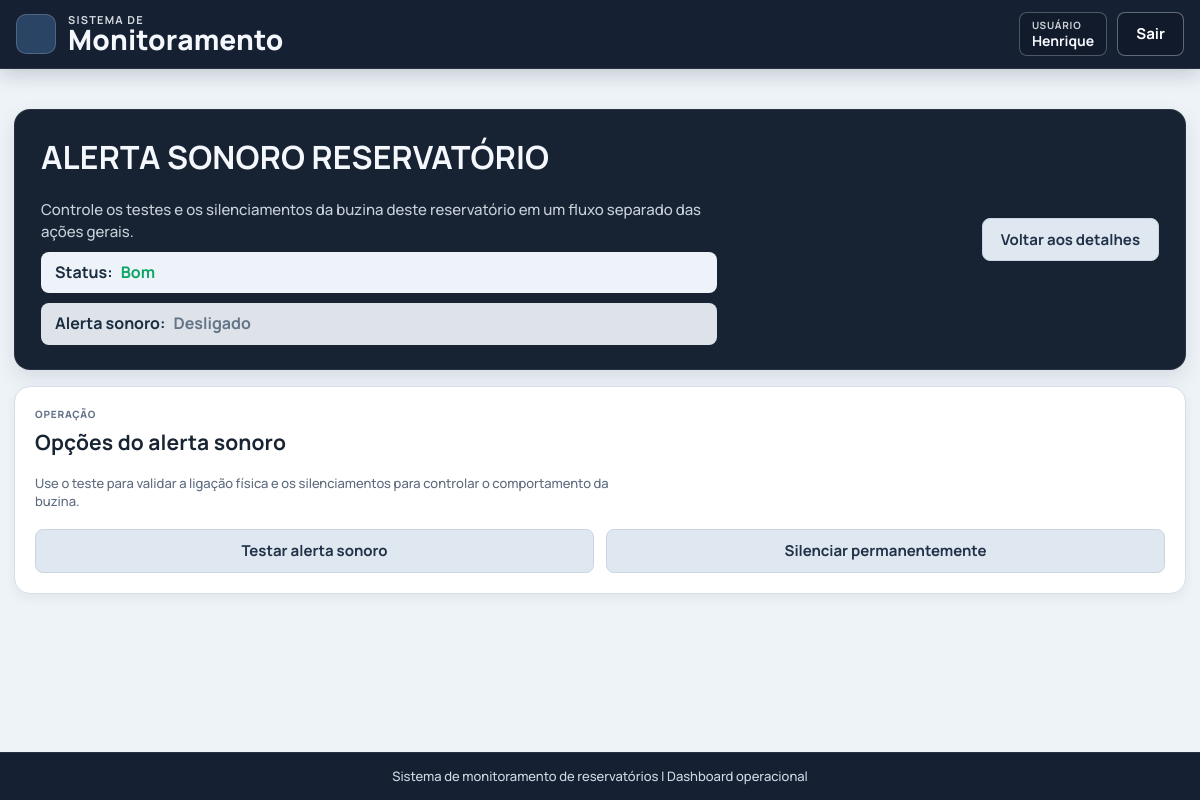
The page /reservatorios/8/alerta-sonoro/opcoes/ (signed in) on the database as committed earlier.
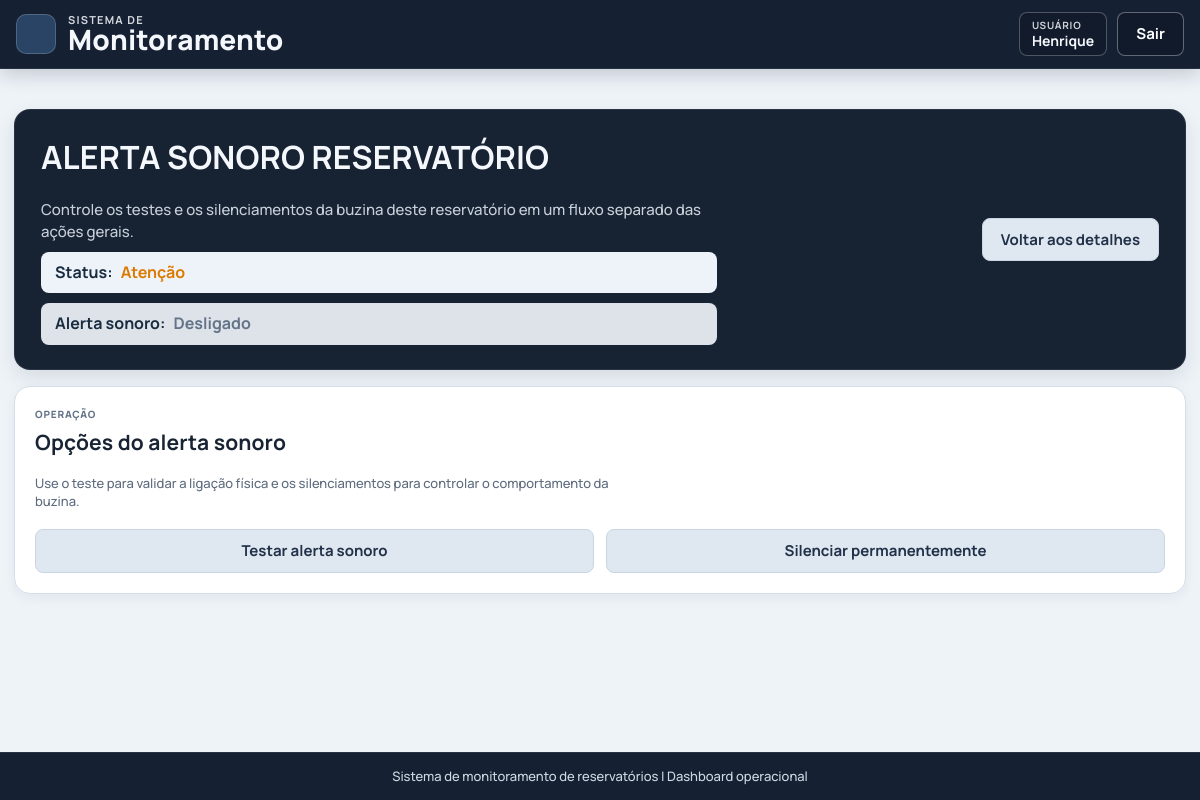
The same page on the database as committed later.
### app/models.py (models this page shows, shortened)
class Reservatorio(models.Model):
    STATUS_BOM = "bom"
    STATUS_ATENCAO = "atencao"
    STATUS_PERIGO = "perigo"
    FAIXA_PADRAO_PPM_TDS_MIN = 0.0
    FAIXA_PADRAO_PPM_TDS_MAX = 500.0
    FAIXA_PADRAO_NTU_TURBIDEZ_MIN = 0.0
    FAIXA_PADRAO_NTU_TURBIDEZ_MAX = 5.0
    FAIXA_PADRAO_CELSIUS_TEMPERATURA_MIN = 5.0
    FAIXA_PADRAO_CELSIUS_TEMPERATURA_MAX = 30.0
    FAIXA_PADRAO_PH_MIN = 6.0
    FAIXA_PADRAO_PH_MAX = 9.5
    META_PADRAO_PPM_TDS = 600.0
    META_PADRAO_NTU_TURBIDEZ = 1.5
    META_PADRAO_CELSIUS_TEMPERATURA = 25.0
    META_PADRAO_PH = 7.0
    ESP32_INTERVALO_ENVIO_NORMAL_PADRAO_S = 60
    ESP32_INTERVALO_ENVIO_CALIBRACAO_PADRAO_S = 5
    STATUS_CHOICES = (
        (STATUS_BOM, "Bom"),
        (STATUS_ATENCAO, "Atenção"),
        (STATUS_PERIGO, "Perigo"),
    )
    usuario = models.ForeignKey(
        settings.AUTH_USER_MODEL,
        on_delete=models.CASCADE,
        related_name="reservatorios",
    )
    nome = models.CharField(max_length=120, unique=True)
    status = models.CharField(max_length=20, choices=STATUS_CHOICES, default=STATUS_BOM)
    faixa_ppm_tds_min = models.FloatField(default=FAIXA_PADRAO_PPM_TDS_MIN)
    faixa_ppm_tds_max = models.FloatField(default=FAIXA_PADRAO_PPM_TDS_MAX)
    faixa_ntu_turbidez_min = models.FloatField(default=FAIXA_PADRAO_NTU_TURBIDEZ_MIN)
    faixa_ntu_turbidez_max = models.FloatField(default=FAIXA_PADRAO_NTU_TURBIDEZ_MAX)
    faixa_celsius_temperatura_min = models.FloatField(default=FAIXA_PADRAO_CELSIUS_TEMPERATURA_MIN)
    faixa_celsius_temperatura_max = models.FloatField(default=FAIXA_PADRAO_CELSIUS_TEMPERATURA_MAX)
    faixa_ph_min = models.FloatField(default=FAIXA_PADRAO_PH_MIN)
    faixa_ph_max = models.FloatField(default=FAIXA_PADRAO_PH_MAX)
    meta_ppm_tds = models.FloatField(default=META_PADRAO_PPM_TDS)
    meta_ntu_turbidez = models.FloatField(default=META_PADRAO_NTU_TURBIDEZ)
    meta_celsius_temperatura = models.FloatField(default=META_PADRAO_CELSIUS_TEMPERATURA)
    meta_ph = models.FloatField(default=META_PADRAO_PH)
    esp32_intervalo_envio_normal_s = models.PositiveIntegerField(
        default=ESP32_INTERVALO_ENVIO_NORMAL_PADRAO_S,
    )
    esp32_intervalo_envio_calibracao_s = models.PositiveIntegerField(
        default=ESP32_INTERVALO_ENVIO_CALIBRACAO_PADRAO_S,
    )
    alerta_sonoro_silenciado = models.BooleanField(default=False)
    alerta_sonoro_silenciado_permanente = models.BooleanField(default=False)
    alerta_sonoro_teste_ate = models.DateTimeField(null=True, blank=True)
    created_at = models.DateTimeField(auto_now_add=True)
    updated_at = models.DateTimeField(auto_now=True)
    class Meta:
        ordering = ["nome"]
    @classmethod
    def obter_por_id(cls, reservatorio_id, usuario=None):
        reservatorio_id = cls._normalizar_id(reservatorio_id)
        if reservatorio_id is None:
            return None
        queryset = cls.objects.filter(id=reservatorio_id)
        if usuario is not None:
            queryset = queryset.filter(usuario=usuario)
        return queryset.first()
    def garantir_pontos_monitoramento(self):
        possui_ponto = self.pontos_monitoramento.filter(
            tipo__in=PontoMonitoramento.TIPOS_COMPATIVEIS,
        ).exists()
        if possui_ponto:
            return
        PontoMonitoramento.objects.get_or_create(
            reservatorio=self,
            tipo=PontoMonitoramento.TIPO_UNICO,
        )
    def obter_ponto_monitoramento(self, tipo):
        tipo_normalizado = PontoMonitoramento.normalizar_tipo(tipo)
        queryset = self.pontos_monitoramento.all()
        if tipo_normalizado == PontoMonitoramento.TIPO_UNICO:
            for tipo_compativel in PontoMonitoramento.TIPOS_COMPATIVEIS:
                ponto = queryset.filter(tipo=tipo_compativel).first()
                if ponto is not None:
                    return ponto
        return queryset.filter(tipo=tipo_normalizado).first()
    def sincronizar_status_pelo_ponto(self):
        ponto = self.obter_ponto_monitoramento(PontoMonitoramento.TIPO_UNICO)
        status_final = self.STATUS_BOM
        if ponto is not None and ponto.status_atual:
            status_final = ponto.status_atual
        campos_para_salvar = []
        if self.status != status_final:
            self.status = status_final
            campos_para_salvar.append("status")
        if status_final != self.STATUS_PERIGO and self.alerta_sonoro_silenciado:
            self.alerta_sonoro_silenciado = False
            campos_para_salvar.append("alerta_sonoro_silenciado")
        if campos_para_salvar:
            self.save(update_fields=[*campos_para_salvar, "updated_at"])
        return self
    @property
    def alerta_sonoro_teste_ativo(self):
        return self.alerta_sonoro_teste_ate is not None and self.alerta_sonoro_teste_ate > timezone.now()
    @property
    def alerta_sonoro_deve_apitar(self):
        return (
            self.alerta_sonoro_teste_ativo
            or (
                self.status == self.STATUS_PERIGO
                and not self.alerta_sonoro_silenciado
                and not self.alerta_sonoro_silenciado_permanente
            )
        )
    @staticmethod
    def _normalizar_id(reservatorio_id):
        if isinstance(reservatorio_id, int):
            return reservatorio_id if reservatorio_id > 0 else None
        if isinstance(reservatorio_id, str) and reservatorio_id.isdigit():
            return int(reservatorio_id)
        return None

### app/views.py (the view)
@login_required(login_url="entrar")
@require_http_methods(["GET"])
def reservatorio_alerta_sonoro_opcoes(request, reservatorio_id):
    reservatorio = Reservatorio.obter_por_id(reservatorio_id, usuario=request.user)
    if reservatorio is None:
        messages.error(request, "Reservatório não encontrado.")
        return redirect("index")
    return render(
        request,
        "reservatorio/alerta_sonoro.html",
        _contexto_alerta_sonoro_reservatorio(reservatorio),
    )

### app/models.py (called while the page is built)
    @classmethod
    def normalizar_tipo(cls, tipo):
        if not isinstance(tipo, str):
            raise ValueError("ponto_tipo invalido")
        tipo_normalizado = tipo.strip().lower()
        tipo_resolvido = cls.TIPO_ALIASES.get(tipo_normalizado)
        if tipo_resolvido is None:
            raise ValueError("ponto_tipo invalido")
        return tipo_resolvido

### app/views.py (called while the page is built)
def _contexto_alerta_sonoro_reservatorio(reservatorio):
    reservatorio.garantir_pontos_monitoramento()
    reservatorio.sincronizar_status_pelo_ponto()
    return {
        "reservatorio": reservatorio,
        "alerta_sonoro": _resumo_alerta_sonoro_reservatorio(reservatorio),
    }

### app/templates/reservatorio/alerta_sonoro.html (shortened to what this page needs)
{% extends "blocos/base.html" %}
{% load static %}
{% block content %}
<section class="detail-hero">
    <div class="detail-hero-copy">
        <h2>ALERTA SONORO {{ reservatorio.nome|upper }}</h2>
        <p class="index-hero-subtitle">
            Controle os testes e os silenciamentos da buzina deste reservatório em um fluxo separado das ações gerais.
        </p>
        <p class="detail-status">
            <span>Status:</span>
            <strong class="status-text status-{{ reservatorio.status }}">{{ reservatorio.get_status_display }}</strong>
        </p>
        <p class="detail-status detail-sound-status">
            <span>Alerta sonoro:</span>
            <strong class="status-text {{ alerta_sonoro.classe_status }}">{{ alerta_sonoro.rotulo }}</strong>
        </p>
    </div>
    <div class="detail-hero-actions">
        <a class="btn-secondary" href="{% url 'reservatorio_detalhe' reservatorio.id %}">Voltar aos detalhes</a>
    </div>
</section>
<section class="detail-actions-grid">
    <article class="panel detail-actions-card">
        <div class="detail-actions-head">
            <div class="detail-actions-copy">
                <p class="detail-metric-kicker">Operação</p>
                <h3>Opções do alerta sonoro</h3>
                <p class="status-meta">
                    Use o teste para validar a ligação física e os silenciamentos para controlar o comportamento da buzina.
                </p>
            </div>
        </div>
        <div class="detail-action-links">
            <form method="post" action="{% url 'reservatorio_alerta_sonoro_testar' reservatorio.id %}">
                <button
                    class="btn-secondary {% if alerta_sonoro.teste_ativo %}is-busy{% endif %}"
                    type="submit"
                    data-alerta-teste-button
                    data-alerta-teste-default-label="Testar alerta sonoro"
                    data-alerta-teste-busy-label="Testando alerta sonoro..."
                >
                    {{ alerta_sonoro.texto_acao_teste }}
                </button>
            </form>
            <form method="post" action="{% url 'reservatorio_alerta_sonoro_permanente_alternar' reservatorio.id %}">
                <button class="btn-secondary" type="submit">{{ alerta_sonoro.texto_acao_permanente }}</button>
            </form>
        </div>
    </article>
</section>
{% endblock %}

### app/templates/blocos/base.html (shortened to what this page needs)
{% load static %}
<!DOCTYPE html>
<html lang="pt-br">
<head>
    <link rel="stylesheet" href="{% static 'css/base.css' %}">
</head>
<body>
    <div class="app-shell">
        {% include "blocos/nav_bar.html" %}
        <main class="page-content">
            {% block content %}{% endblock %}
        </main>
        {% include "blocos/footer.html" %}
    </div>
</body>
</html>

### app/templates/blocos/nav_bar.html (shortened to what this page needs)
<header class="top-nav">
    <div class="top-nav-inner">
        <div class="top-nav-left">
            <a class="brand-link" href="{% if request.user.is_authenticated %}{% url 'index' %}{% else %}{% url 'entrar' %}{% endif %}">
                <span class="brand-mark" aria-hidden="true"></span>
                <h1 class="brand">
                    <span class="brand-kicker">SISTEMA DE</span>
                    <span class="brand-title">Monitoramento</span>
                </h1>
            </a>
        </div>
        <div class="top-nav-right">
            {% if request.user.is_authenticated %}
                <span class="user-chip">
                    <span class="user-chip-label">Usuário</span>
                    <strong>{{ request.user.username }}</strong>
                </span>
                <form method="post" action="{% url 'sair' %}">
                    <button class="btn-sair" type="submit">Sair</button>
                </form>
            {% else %}
                <a class="btn-sair" href="{% url 'entrar' %}">Entrar</a>
            {% endif %}
        </div>
    </div>
</header>

### app/templates/blocos/footer.html
<footer class="site-footer">
    <p>Sistema de monitoramento de reservatórios | Dashboard operacional</p>
</footer>

### static/css/tokens.css (style rules this page uses)
:root { --font-sans: "Manrope", "Plus Jakarta Sans", "Segoe UI", sans-serif; --font-display: "Sora", "Manrope", "Segoe UI", sans-serif; --color-canvas: #eef3f8; --color-canvas-strong: #e5ebf3; --color-surface: #ffffff; --color-surface-muted: #f4f7fb; --color-surface-dark: #172233; --color-text: #182434; --color-text-muted: #5d6b7d; --color-text-inverse: #f4f7fb; --color-border: #d6deea; --color-border-strong: #bcc8d8; --color-accent: #3d6ea8; --color-accent-dark: #294f7c; --color-accent-soft: #e8eff8; --color-danger: #dc3f3f; --color-status-bom: #0da566; --color-status-atencao: #dd7a00; --color-status-perigo: #cf3434; --radius-xs: 6px; --radius-sm: 8px; --radius-md: 12px; --radius-lg: 16px; --radius-pill: 999px; --shadow-sm: 0 4px 12px rgba(17, 34, 58, 0.06); --shadow-md: 0 8px 20px rgba(14, 31, 53, 0.1); --shadow-dark: 0 10px 24px rgba(5, 14, 21, 0.22); --ease-standard: 180ms ease; }

### static/css/foundation.css (style rules this page uses)
* { box-sizing: border-box; }
html, body { min-height: 100%; }
body { margin: 0; font-family: var(--font-sans); color: var(--color-text); background: var(--color-canvas); line-height: 1.45; }
a { color: inherit; }
h1, h2, h3, h4, h5, h6 { margin: 0; font-family: var(--font-display); letter-spacing: 0.15px; }
p { margin: 0; }
button, input, select, textarea { font: inherit; }

### static/css/layout.css (style rules this page uses)
.app-shell { min-height: 100vh; display: flex; flex-direction: column; }
.top-nav { position: sticky; top: 0; z-index: 100; color: var(--color-text-inverse); padding: 12px 16px; border-bottom: 1px solid rgba(255, 255, 255, 0.08); background: #152033; box-shadow: 0 6px 18px rgba(9, 21, 39, 0.18); }
.top-nav-inner { width: 100%; max-width: 1880px; margin: 0 auto; display: flex; align-items: center; justify-content: space-between; gap: 14px; flex-wrap: wrap; min-width: 0; box-sizing: border-box; }
.top-nav-left { display: flex; align-items: center; gap: 14px; min-width: 0; }
.brand-link { text-decoration: none; display: inline-flex; align-items: center; gap: 12px; }
.brand-mark { width: 40px; height: 40px; border-radius: 10px; background: #2a4466; border: 1px solid rgba(255, 255, 255, 0.18); }
.brand { line-height: 1.05; }
.brand-kicker { display: block; font-size: 11px; letter-spacing: 1.2px; opacity: 0.86; }
.brand-title { display: block; font-size: 28px; font-weight: 800; }
.top-nav-right { display: flex; align-items: center; gap: 10px; margin-left: auto; min-width: 0; flex-wrap: wrap; justify-content: flex-end; }
.top-nav-right form { margin: 0; max-width: 100%; }
.top-nav-right .btn-sair, .top-nav-right .user-chip { max-width: 100%; }
.page-content { flex: 1; width: min(1880px, calc(100vw - 28px)); margin: 0 auto; padding: 24px 0 36px; }
.site-footer { margin-top: auto; background: #152033; color: #cfdae3; border-top: 1px solid rgba(255, 255, 255, 0.08); padding: 14px 20px; text-align: center; }
.site-footer p { font-size: 13px; }

Rows that differ between the two databases and show on the page:
changed Reservatorio "RESERVATÓRIO": status "Bom" → "Atenção"
